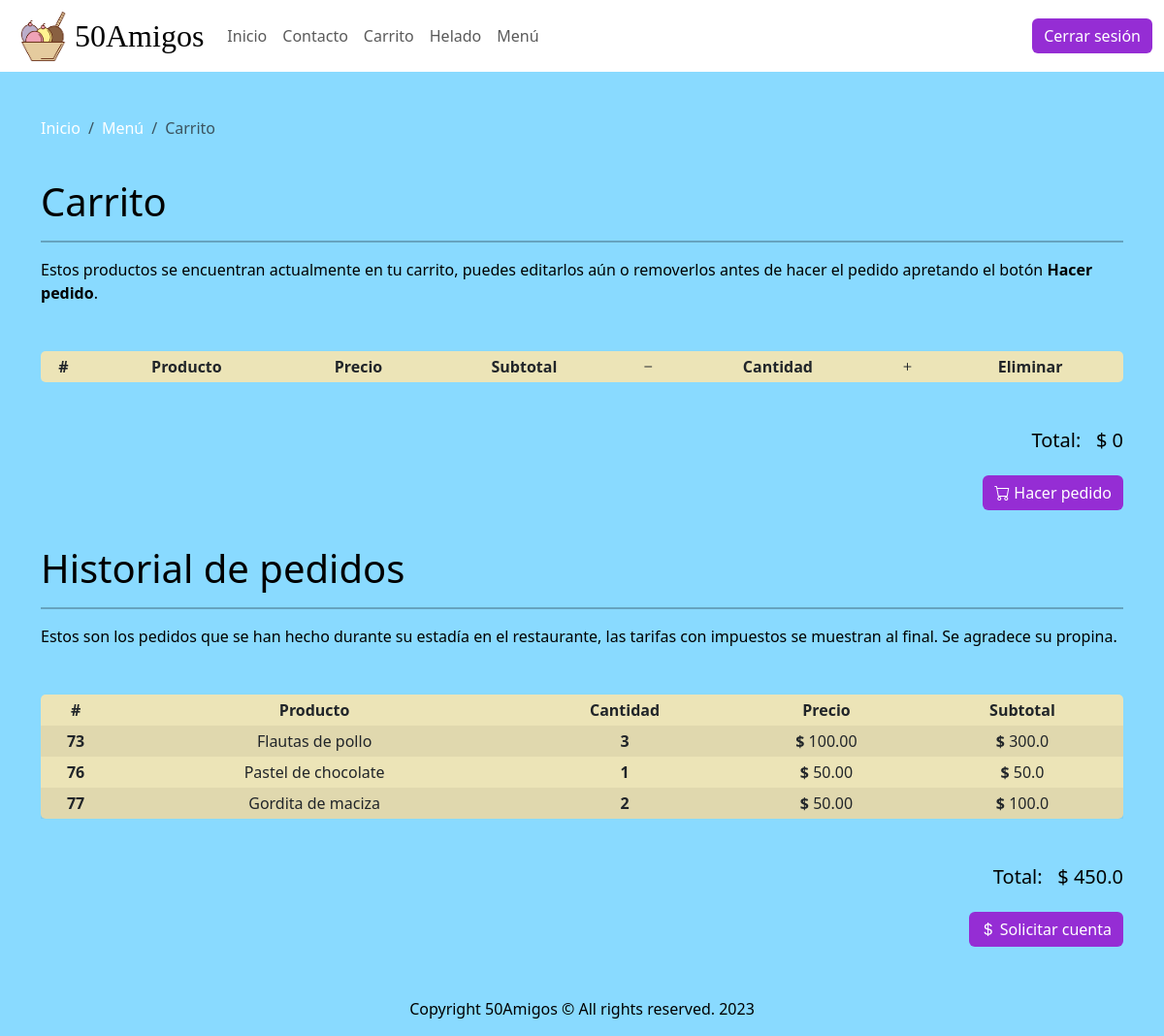
Before: /carrito (signed in) with the older database file.
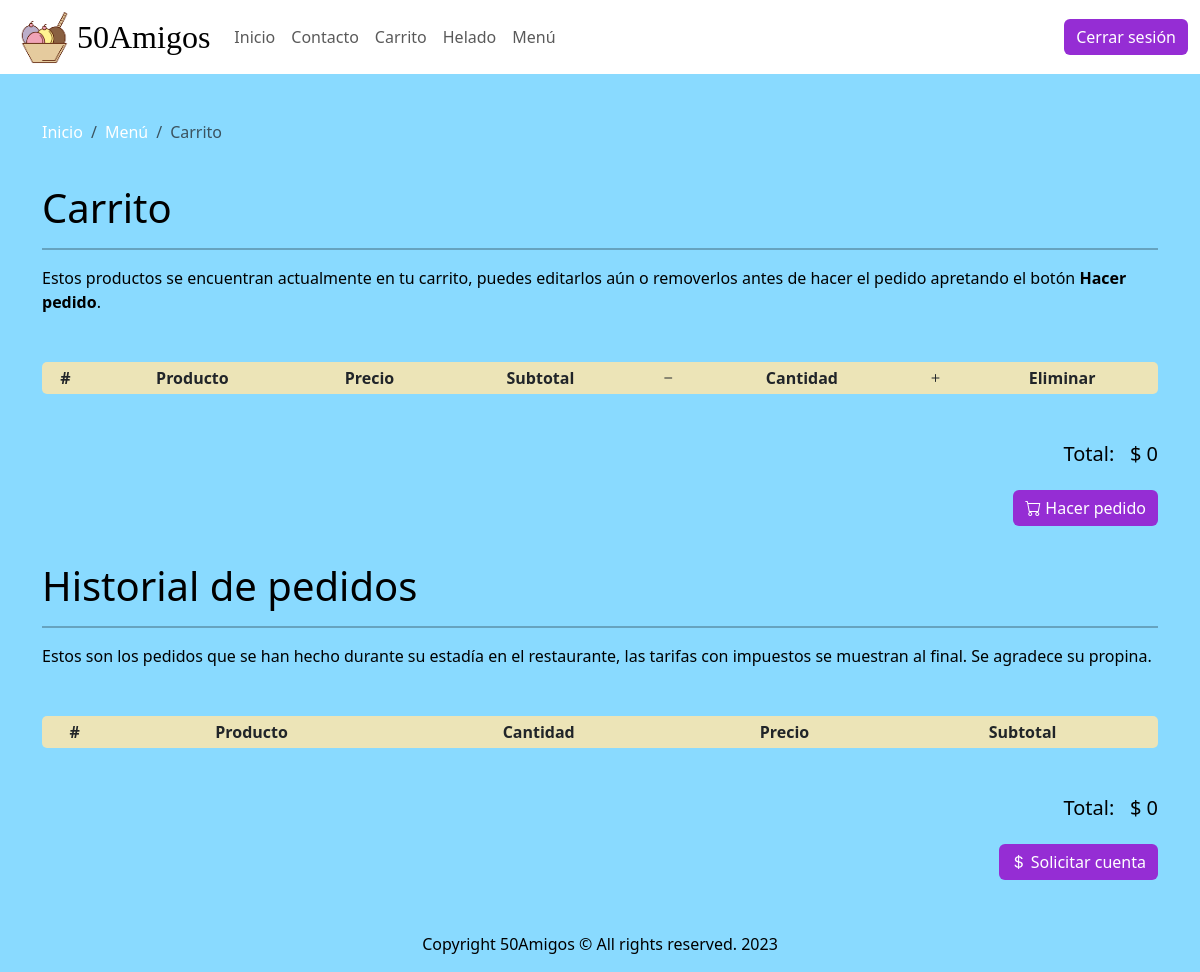
After: the same page with the newer database file.
### mainApp/models.py (models this page shows, shortened)
class Carrito(models.Model):
    id = models.AutoField(primary_key=True)
    fecha = models.DateTimeField(auto_now_add=True)
    usuario = models.ForeignKey(
        User, on_delete=models.SET_NULL, null=True, related_name='carritos')
    orden = models.ForeignKey(
        Orden, on_delete=models.SET_NULL, null=True, related_name='carritos')
    active = models.BooleanField(default=True)
    def get_total(self):
        total = 0
        for p in self.pedidos.all():
            total += p.get_subtotal()
        return total

class Pedido(models.Model):
    id = models.AutoField(primary_key=True)
    platillo = models.ForeignKey(
        Platillo, on_delete=models.SET_NULL, null=True, related_name='pedidos')
    cantidad = models.IntegerField(default=1)
    carrito = models.ForeignKey(
        Carrito,
        on_delete=models.SET_NULL,
        null=True,
        related_name='pedidos')
    def get_subtotal(self):
        return float(self.platillo.precio) * float(self.cantidad)

class Platillo(models.Model):
    id = models.AutoField(primary_key=True)
    nombre = models.CharField(max_length=100)
    descripcion = models.TextField(blank=True, null=True, max_length=1000)
    imagen = models.CharField(max_length=1000)
    categoria = models.ForeignKey(
        Categoria,
        on_delete=models.SET_NULL,
        null=True,
        related_name='platillos')
    subcategoria = models.ForeignKey(
        Subcategoria,
        on_delete=models.SET_NULL,
        null=True,
        related_name='platillos')
    precio = models.DecimalField(max_digits=10, decimal_places=2)
    ingredientes = models.TextField(max_length=1000, null=True, blank=True)
    alergenos = models.TextField(max_length=1000, null=True, blank=True)

class Orden(models.Model):
    id = models.AutoField(primary_key=True)
    usuario = models.ForeignKey(
        User, on_delete=models.SET_NULL, null=True, related_name='orders')
    fecha = models.DateTimeField(auto_now_add=True)
    total = models.DecimalField(decimal_places=2, max_digits=100, null=True)
    comentarios = models.TextField(blank=True, max_length=500)
    helado_escogido = models.ForeignKey(
        Platillo, on_delete=models.SET_NULL, null=True)
    active = models.BooleanField(default=True)
    class Meta:
        verbose_name = 'Orden'
        verbose_name_plural = 'Ordenes'
    def get_total(self):
        total = 0
        for p in self.get_pedidos():
            total += p.get_subtotal()
        return total
    def get_pedidos(self):
        res = []
        for c in self.carritos.all():
            if not c.active:
                for p in c.pedidos.all():
                    res.append(p)
        return res

### mainApp/views.py (the view, shortened to what this page needs)
# urls.py: path('carrito', views.CarritoView.as_view(), name='carrito'),
@method_decorator(login_required, name='dispatch')
class CarritoView(View):
    def get(self, request, *args, **kwargs):
        carrito = get_current_carrito(request.user)
        orden = get_current_orden(request.user)
        data = {
            'orden': orden,
            'carrito': carrito
        }
        return render(request, 'carrito.html', context=data)

### mainApp/views.py (called while the page is built)
def get_current_orden(user):
    orden = Orden.objects.filter(
        usuario=user,
        active=True
    ).order_by('-fecha').first()
    if not orden:
        orden = Orden.objects.create(usuario=user, active=True)
    return orden

def get_current_carrito(user):
    carrito = Carrito.objects.filter(
        usuario=user,
        active=True).order_by('-fecha').first()
    if not carrito:
        carrito = Carrito.objects.create(
            usuario=user,
            active=True,
            orden=get_current_orden(user))
    else:
        carrito.orden = get_current_orden(user)
        carrito.save()
    return carrito

### mainApp/templates/carrito.html (shortened to what this page needs)
{% extends 'fragments/base.html' %}
{% block content %}
<nav aria-label="breadcrumb">
  <ol class="breadcrumb">
    <li class="breadcrumb-item">
      <a
        class="text-decoration-none"
        href="{% url 'mainApp:inicio' %}">Inicio</a>
      </li>
    <li class="breadcrumb-item">
      <a
        class="text-decoration-none"
        href="{% url 'mainApp:menu' %}">Menú</a>
    </li>
    <li class="breadcrumb-item active" aria-current="page">Carrito</li>
  </ol>
</nav>
<br>
<h1>Carrito</h1>
<hr>
<p class="my-3">
  Estos productos se encuentran actualmente en tu carrito, puedes
  editarlos aún o removerlos antes de hacer el pedido apretando el
  botón <b>Hacer pedido</b>.
</p>
<table class="table table-sm table-striped my-5">
  <thead>
    <tr>
      <th scope="col" class="text-center">#</th>
      <th scope="col" class="text-center">Producto</th>
      <th scope="col" class="text-center">Precio</th>
      <th scope="col" class="text-center">Subtotal</th>
      <th scope="col" class="text-center">
        <i class="bi bi-dash"></i>
      </th>
      <th scope="col" class="text-center">Cantidad</th>
      <th scope="col" class="text-center">
        <i class="bi bi-plus"></i>
      </th>
      <th scope="col" class="text-center">Eliminar</th>
    </tr>
  </thead>
</table>
<div class="float-end">
<span class="h5 float-end">
  Total: &nbsp;&nbsp;$ {{ carrito.get_total }}
</span>
<br>
<br>
<form method="POST" action="{% url 'mainApp:carrito' %}">
  <button
    type="submit"
    class="btn btn-primary float-end">
    <i class="bi bi-cart"></i> Hacer pedido
  </button>
</form>
<br>
<br>
</div>
<br>
<br>
<br>
<br>
<br>
<h1>Historial de pedidos</h1>
<hr>
<p class="my-3">
Estos son los pedidos que se han hecho durante su estadía en el restaurante,
las tarifas con impuestos se muestran al final. Se agradece su propina.
</p>
<table class="table table-sm table-striped my-5">
  <thead>
    <tr>
      <th scope="col" class="text-center">#</th>
      <th scope="col" class="text-center">Producto</th>
      <th scope="col" class="text-center">Cantidad</th>
      <th scope="col" class="text-center">Precio</th>
      <th scope="col" class="text-center">Subtotal</th>
    </tr>
  </thead>
  <tbody>
    {% for pedido in orden.get_pedidos %}
    <tr>
      <th scope="row" class="text-center">{{ pedido.id }}</th>
      <td class="text-center">{{ pedido.platillo.nombre }}</td>
      <td class="text-center"><b>{{ pedido.cantidad }}</b></td>
      <td class="text-center"><b>$</b> {{ pedido.platillo.precio }}</td>
      <td class="text-center"><b>$</b> {{ pedido.get_subtotal }}</td>
    </tr>
    {% endfor %}
  </tbody>
</table>
<div class="float-end">
  <span class="h5 float-end">
    Total: &nbsp;&nbsp;$ {{ orden.get_total }}
  </span>
  <br>
  <br>
  <form method="POST" action="{% url 'mainApp:orden' %}" >
    <button
      type="submit"
      class="btn btn-primary">
      <i class="bi bi-currency-dollar"></i> Solicitar cuenta
    </button>
  </form>
</div>
<br>
<br>
<br>
<br>
<br>
{% endblock %}

Changed rows visible on the page:
no longer on this page (row unchanged): Pedido: id "73", platillo.nombre "Flautas de pollo", cantidad "3", platillo.precio "100.00", get_subtotal "300.0"
no longer on this page (row unchanged): Pedido: id "76", platillo.nombre "Pastel de chocolate", cantidad "1", platillo.precio "50.00", get_subtotal "50.0"
no longer on this page (row unchanged): Pedido: id "77", platillo.nombre "Gordita de maciza", cantidad "2", platillo.precio "50.00", get_subtotal "100.0"
no longer on this page (row edited): Orden: get_total "450.0"
added Orden: get_total "0"
